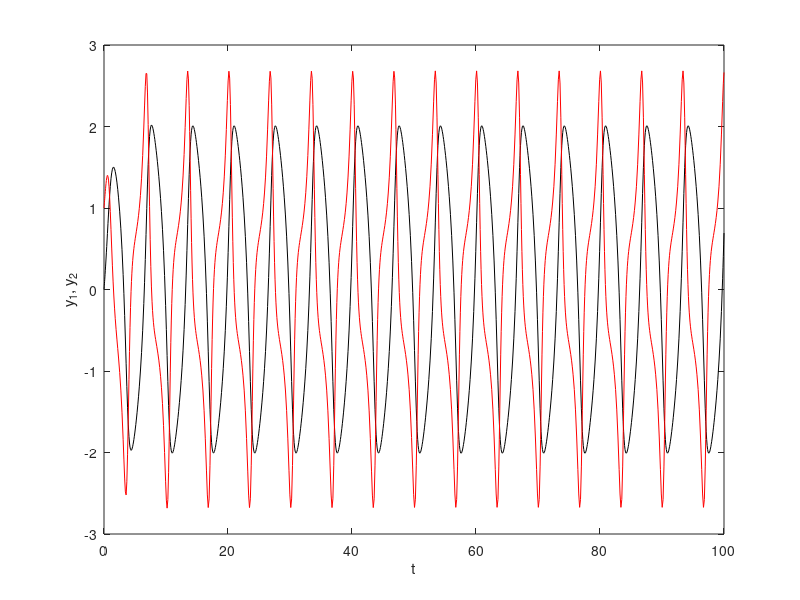
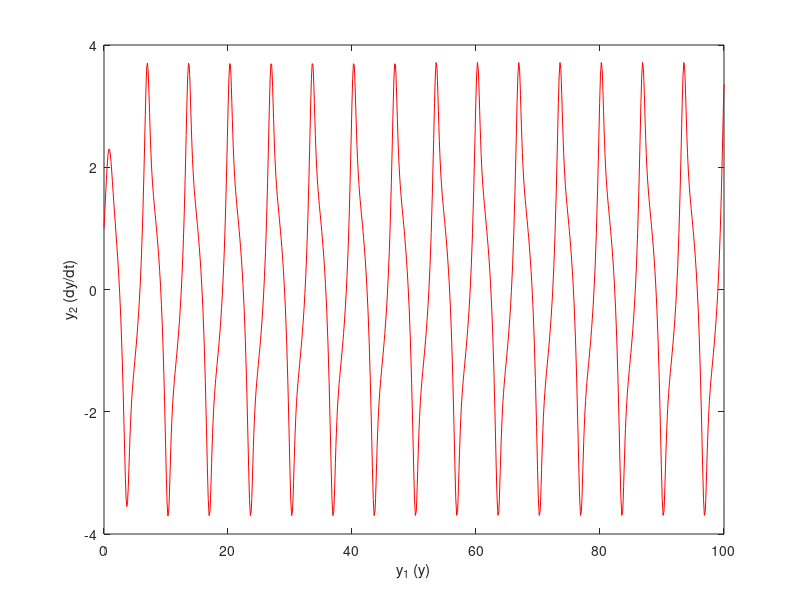
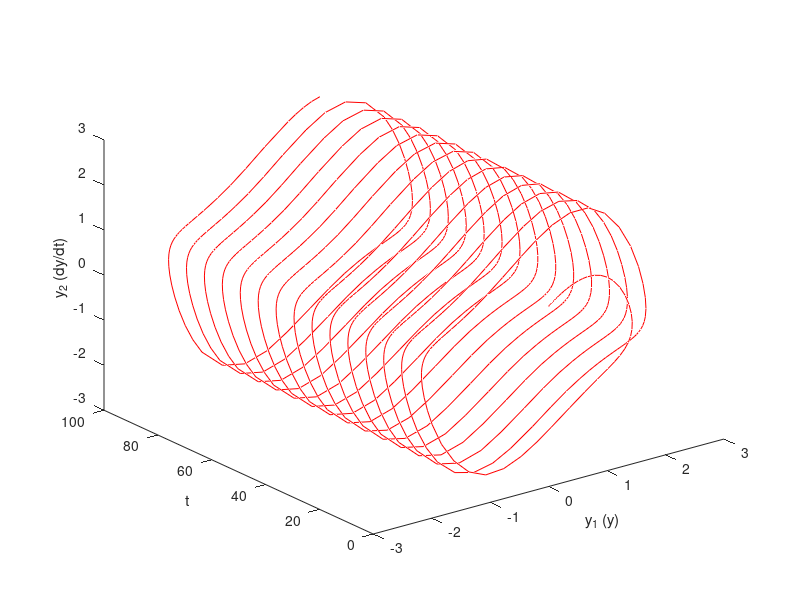

The MATLAB script that drew these images, in order:

function [] = vdp1


%Parameters
t0 = 0;
t1 = 100;
mu = 1;

%Initial conditions
y_init = [0,1];

%Time
tspan = [t0,t1];

%ODE solution
[t,y] = ode45(@(t,y) vdp_oscillator(t,y,mu),tspan,y_init);


%Plotting
figure(1)
plot(t,y(:,1),'k', t,y(:,2),'r')
xlabel('t'),ylabel('y_1, y_2')

figure(2)
plot(t,y(:,1)+y(:,2),'r')
xlabel('y_1 (y)'),ylabel('y_2 (dy/dt)')

figure(3)
plot3(y(:,1),t,y(:,2),'r')
xlabel('y_1 (y)'),ylabel('t'),zlabel('y_2 (dy/dt)')

end

function [dy] = vdp_oscillator(t,y,mu)

y1 = y(1);
y2 = y(2);
dy = [y2;mu*(1-y1^2)*y2-y1];
end
